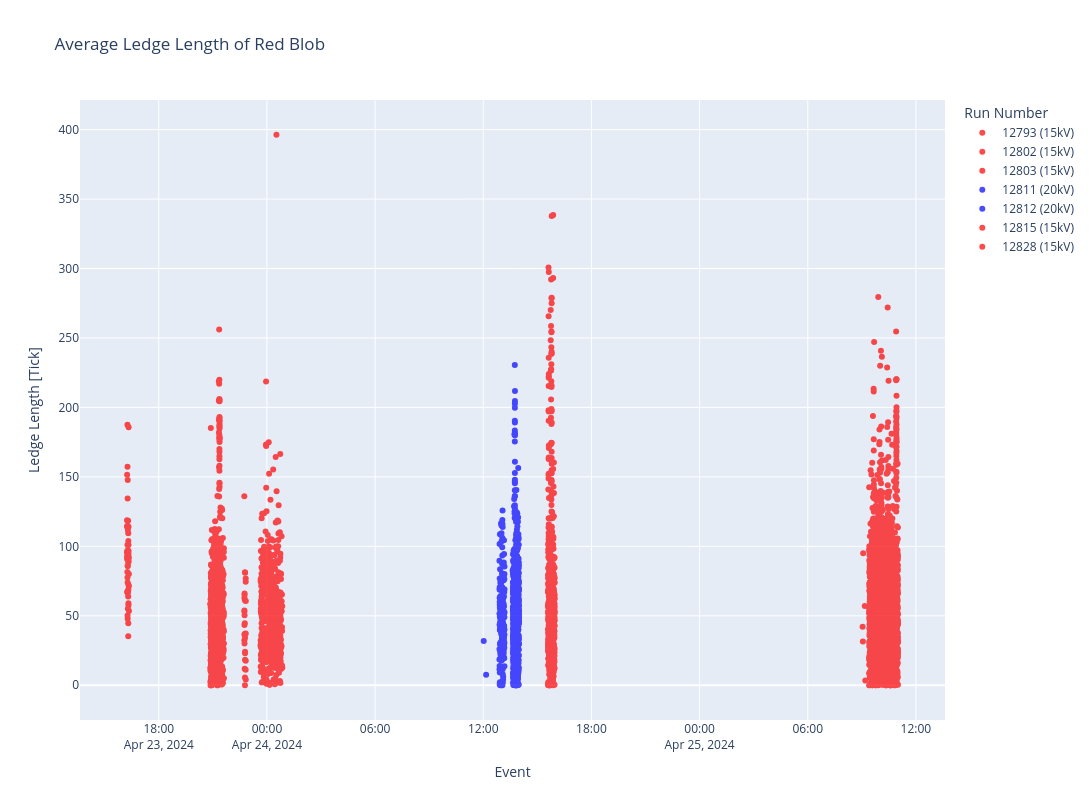

Write notebook code for a chart like this one.
### Code cell
channel = 1657
files = []
Event = [178]#,606,735,745,835,1116,1377,1560,1592,1785]
for event in Event:
    files.append(f"/Users/danielcarber/Documents/SBND/Noise Analysis/data/waveform_output_{event}.root")

#print(np.median(Waveform_df['Channel_1'][:np.argmax(Waveform_df['Channel_1'])-20]))
fig = make_subplots(rows=1,cols=1)

fig.add_trace(go.Scatter(x=Run_12793['Event_time'],y =Run_12793['Ledge_mean'],name=f"12793 (15kV)",mode = 'markers',opacity = .7,marker_color='red'),row=1,col=1)
fig.add_trace(go.Scatter(x=Run_12802['Event_time'],y =Run_12802['Ledge_mean'],name=f"12802 (15kV)",mode = 'markers',opacity = .7,marker_color='red'),row=1,col=1)
fig.add_trace(go.Scatter(x=Run_12803['Event_time'],y =Run_12803['Ledge_mean'],name=f"12803 (15kV)",mode = 'markers',opacity = .7,marker_color='red'),row=1,col=1)
fig.add_trace(go.Scatter(x=Run_12811['Event_time'],y =Run_12811['Ledge_mean'],name=f"12811 (20kV)",mode = 'markers',opacity = .7,marker_color='blue'),row=1,col=1)

#fig.add_trace(go.Scatter(x=Run_12807['Event'],y =Run_12807['Ledge_max'],name=f"12807 (15kV)",mode = 'markers',opacity = .7,marker_color='red'),row=1,col=1)
fig.add_trace(go.Scatter(x=Run_12812['Event_time'],y =Run_12812['Ledge_mean'],name=f"12812 (20kV)",mode = 'markers',opacity = .7,marker_color='blue'),row=1,col=1)
fig.add_trace(go.Scatter(x=Run_12815['Event_time'],y =Run_12815['Ledge_mean'],name=f"12815 (15kV)",mode = 'markers',opacity = .7,marker_color='red'),row=1,col=1)
fig.add_trace(go.Scatter(x=Run_12828['Event_time'],y =Run_12828['Ledge_mean'],name=f"12828 (15kV)",mode = 'markers',opacity = .7,marker_color='red'),row=1,col=1)

#for time_stamps in range(len(ramp_up_times['unix'])):
#    print(ramp_up_times['unix'][time_stamps])
#    fig.add_vline(x=datetime.fromtimestamp(ramp_up_times['unix'][time_stamps], timezone(timedelta(hours=-7))),line_color=ramp_up_times['Cathode'][time_stamps],opacity = .7 )

#fig.add_hline(y=np.mean(Run_12793['Ledge_mean']),line_color='blue',opacity = .7)
#fig.add_hline(y=np.mean(Run_12802['Ledge_mean']),line_color='red',opacity = .7)
#fig.add_hline(y=np.mean(Run_12807['UA Blob Mean']),line_color='green',opacity = .7)
#fig.add_hline(y=np.mean(Run_12812['UA Blob Mean']),line_color='purple',opacity = .7)
#fig.add_hline(y=np.mean(Run_12815['Ledge_mean']),line_color='orange',opacity = .7)

fig.update_layout(height = 800, width = 1200,showlegend = True)
fig.update_layout(
    title=f"Average Ledge Length of Red Blob",
    xaxis_title="Event",
    yaxis_title="Ledge Length [Tick]",
    legend_title="Run Number",)
#plt.ylim(-100,5000)
#plt.xlim(np.argmax(Waveform_df['Channel_1'])-100,np.argmax(Waveform_df['Channel_1'])+100)
#plt.yscale("log")
#plt.legend(loc = "upper right")
#plt.xlabel("Time [Ticks]")
#plt.ylabel("ADC")
#plt.title("Example Waveform Channel 873")
#plt.show()
fig.show()

### Figure 1 — Plotly figure (JSON) as saved in the notebook; plotly's stock layout.template omitted (floating-point values rounded to 4 significant figures; data arrays with more than 128 entries replaced by an {"elided": "..."} marker saying what was removed)
{"data": [{"marker": {"color": "red"}, "mode": "markers", "name": "12793 (15kV)", "opacity": 0.7, "type": "scatter", "x": ["2024-04-23 16:16:15-07:00", "2024-04-23 16:16:30-07:00", "2024-04-23 16:17:12-07:00", "2024-04-23 16:20:40-07:00", "2024-04-23 16:14:26-07:00", "2024-04-23 16:16:03-07:00", "2024-04-23 16:15:44-07:00", "2024-04-23 16:15:43-07:00", "2024-04-23 16:16:01-07:00", "2024-04-23 16:18:32-07:00", "2024-04-23 16:16:34-07:00", "2024-04-23 16:18:28-07:00", "2024-04-23 16:15:38-07:00", "2024-04-23 16:17:09-07:00", "2024-04-23 16:14:30-07:00", "2024-04-23 16:18:59-07:00", "2024-04-23 16:16:22-07:00", "2024-04-23 16:14:16-07:00", "2024-04-23 16:18:40-07:00", "2024-04-23 16:16:42-07:00", "2024-04-23 16:20:30-07:00", "2024-04-23 16:15:47-07:00", "2024-04-23 16:20:20-07:00", "2024-04-23 16:14:39-07:00", "2024-04-23 16:16:26-07:00", "2024-04-23 16:15:30-07:00", "2024-04-23 16:19:14-07:00", "2024-04-23 16:14:11-07:00", "2024-04-23 16:18:21-07:00", "2024-04-23 16:15:57-07:00", "2024-04-23 16:19:18-07:00", "2024-04-23 16:18:47-07:00", "2024-04-23 16:19:05-07:00", "2024-04-23 16:16:20-07:00", "2024-04-23 16:16:19-07:00", "2024-04-23 16:18:43-07:00", "2024-04-23 16:18:48-07:00", "2024-04-23 16:18:08-07:00", "2024-04-23 16:15:20-07:00", "2024-04-23 16:16:56-07:00", "2024-04-23 16:20:14-07:00", "2024-04-23 16:14:33-07:00", "2024-04-23 16:19:28-07:00", "2024-04-23 16:18:17-07:00", "2024-04-23 16:18:54-07:00", "2024-04-23 16:15:34-07:00", "2024-04-23 16:15:04-07:00", "2024-04-23 16:17:04-07:00", "2024-04-23 16:16:05-07:00", "2024-04-23 16:17:52-07:00", "2024-04-23 16:14:24-07:00", "2024-04-23 16:18:24-07:00", "2024-04-23 16:19:32-07:00", "2024-04-23 16:16:38-07:00", "2024-04-23 16:18:16-07:00", "2024-04-23 16:18:50-07:00"], "xaxis": "x", "y": [134.4, 85.79, 54.98, 53.38, 95.53, 50.18, 77.62, 187.5, 96.77, 103.9, 147.8, 88.6, 114.9, 111.7, 95.9, 94.95, 47.89, 91.01, 96.79, 93.3, 80.12, 100.9, 91.73, 92.92, 66.63, 114.5, 114.1, 118.8, 109.3, 157.2, 72.2, 93.44, 57.64, 73.95, 96.87, 68.75, 101.0, 63.86, 81.56, 67.91, 71.29, 151.5, 89.29, 101.1, 59.08, 95.74, 67.3, 67.47, 67.03, 118.4, 114.1, 44.69, 185.6, 85.81, 35.21, 96.59], "yaxis": "y"}, {"marker": {"color": "red"}, "mode": "markers", "name": "12802 (15kV)", "opacity": 0.7, "type": "scatter", "x": {"elided": "956 str values"}, "xaxis": "x", "y": {"elided": "956 float values"}, "yaxis": "y"}, {"marker": {"color": "red"}, "mode": "markers", "name": "12803 (15kV)", "opacity": 0.7, "type": "scatter", "x": {"elided": "560 str values"}, "xaxis": "x", "y": {"elided": "560 float values"}, "yaxis": "y"}, {"marker": {"color": "blue"}, "mode": "markers", "name": "12811 (20kV)", "opacity": 0.7, "type": "scatter", "x": {"elided": "185 str values"}, "xaxis": "x", "y": {"elided": "185 float values"}, "yaxis": "y"}, {"marker": {"color": "blue"}, "mode": "markers", "name": "12812 (20kV)", "opacity": 0.7, "type": "scatter", "x": {"elided": "763 str values"}, "xaxis": "x", "y": {"elided": "763 float values"}, "yaxis": "y"}, {"marker": {"color": "red"}, "mode": "markers", "name": "12815 (15kV)", "opacity": 0.7, "type": "scatter", "x": {"elided": "581 str values"}, "xaxis": "x", "y": {"elided": "581 float values"}, "yaxis": "y"}, {"marker": {"color": "red"}, "mode": "markers", "name": "12828 (15kV)", "opacity": 0.7, "type": "scatter", "x": {"elided": "2522 str values"}, "xaxis": "x", "y": {"elided": "2522 float values"}, "yaxis": "y"}], "layout": {"height": 800, "legend": {"title": {"text": "Run Number"}}, "showlegend": true, "title": {"text": "Average Ledge Length of Red Blob"}, "width": 1200, "xaxis": {"anchor": "y", "domain": [0, 1], "title": {"text": "Event"}}, "yaxis": {"anchor": "x", "domain": [0, 1], "title": {"text": "Ledge Length [Tick]"}}}}
